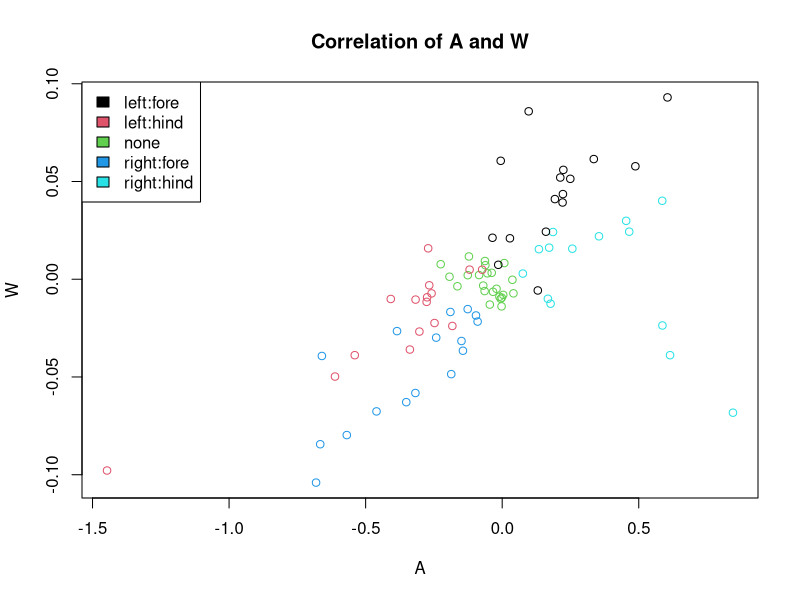
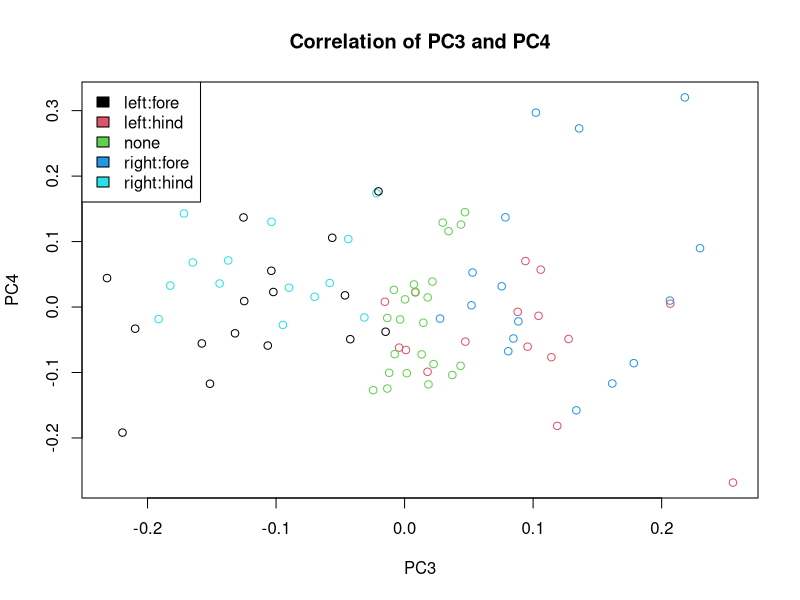
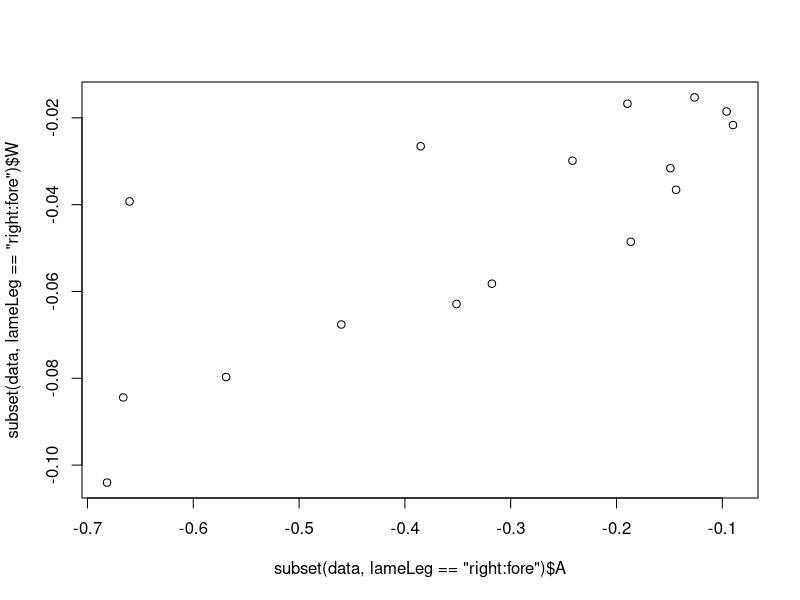

The R script that drew these images, in order:
setwd("/Users/beheard/Library/CloudStorage/OneDrive-DanmarksTekniskeUniversitet/4. Semester/02445_ProjectStatisticalEvaluation/Project")
setwd("/Users/frederikravnborg/Library/CloudStorage/OneDrive-DanmarksTekniskeUniversitet/DTU-Frederik’s MacBook Pro/ProjStat/Project, Group/ProjStat")

data = read.table("horse_data23.txt")
data$horse = as.factor(data$horse)
data$lameLeg = as.factor(data$lameLeg)


### DONT FUCK WITH THE COLORS! IT WORKS

#Correlation of AW
plot(data$A, data$W, col = data$lameLeg, main = "Correlation of A and W", xlab = "A", ylab = "W")
legend("topleft", legend = c("left:fore", "left:hind", "none", "right:fore", "right:hind"),fill=c(1,2,3,4,5))

#Correlation of PC3-PC4
plot(data$pc3, data$pc4, col = data$lameLeg, main = "Correlation of PC3 and PC4", xlab = "PC3", ylab = "PC4")
legend("topleft", legend = c("left:fore", "left:hind", "none", "right:fore", "right:hind"),fill=c(1,2,3,4,5))

# Correlation of right:fore and left:hind
plot(subset(data, lameLeg == "right:fore")$A, subset(data, lameLeg == "right:fore")$W)
